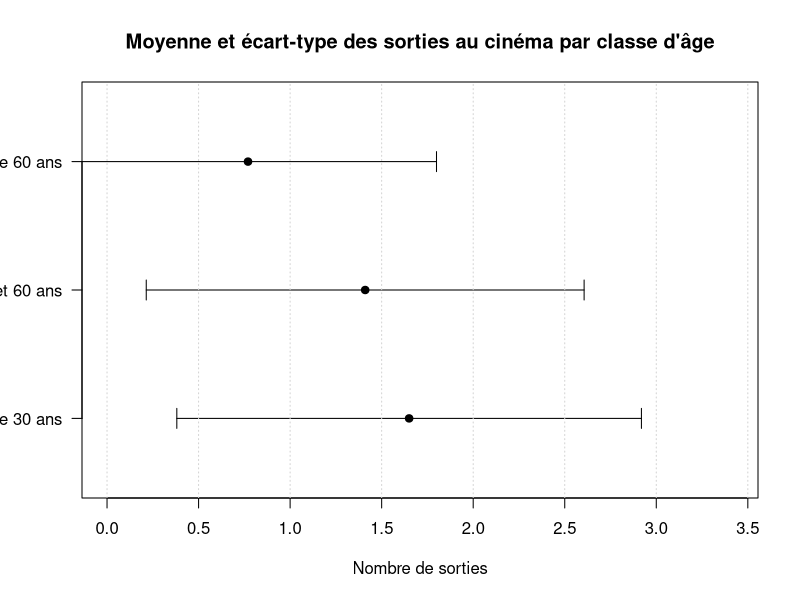

The R script that drew this image:
# https://github.com/BreizhHardware/TD-R/tree/main/TP_estimateurs

# Création du tableau de contingence
donnees <- matrix(
  c(33, 93, 55, 20, 16, 9,
    35, 77, 34, 13, 10, 4,
    81, 34, 25, 6, 2, 1),
  nrow = 3, byrow = TRUE
)

n <- length(donnees)

# Ajout des noms de lignes et colonnes
rownames(donnees) <- c("Moins de 30 ans", "Entre 30 et 60 ans", "Plus de 60 ans")
colnames(donnees) <- c("0", "1", "2", "3", "4", "5")

# 1. Pour chaque classe d'âge, donnez une esƟmaƟon sans biais du nombre moyen de sorƟe au
# cinéma ainsi que la variance correspondante.

# Fonction pour calculer la moyenne pondérée
moyenne_ponderee <- function(x, effectifs) {
  sum(x * effectifs) / sum(effectifs)
}

# Fonction pour calculer la variance non biaisée
variance_non_biaisee <- function(x, effectifs, moyenne) {
  n <- sum(effectifs)
  sum(effectifs * (x - moyenne)^2) / (n - 1)
}

# Valeurs possibles de sorties
sorties <- as.numeric(colnames(donnees))

# Calcul pour chaque classe d'âge
resultats <- data.frame(
  classe_age = rownames(donnees),
  effectif_total = rowSums(donnees),
  moyenne = NA,
  variance = NA
)

for (i in 1:nrow(donnees)) {
  moy <- moyenne_ponderee(sorties, donnees[i,])
  var <- variance_non_biaisee(sorties, donnees[i,], moy)
  resultats$moyenne[i] <- moy
  resultats$variance[i] <- var
}

# Affichage des résultats arrondis
resultats$moyenne <- round(resultats$moyenne, 2)
resultats$variance <- round(resultats$variance, 2)
print(resultats)

# 2. Représenter graphiquement les intervalles moyennes écart-type et commentés.

# Calcul des écarts-types
resultats$ecart_type <- sqrt(resultats$variance)

# Création du graphique
plot(resultats$moyenne,
     1:3,
     ylim = c(0.5, 3.5),
     xlim = c(0, max(resultats$moyenne + resultats$ecart_type) + 0.5),
     pch = 19,
     main = "Moyenne et écart-type des sorties au cinéma par classe d'âge",
     xlab = "Nombre de sorties",
     ylab = "",
     yaxt = "n")

# Ajout des noms des classes d'âge
axis(2, at = 1:3, labels = resultats$classe_age, las = 1)

# Ajout des intervalles moyenne ± écart-type
arrows(resultats$moyenne - resultats$ecart_type,
       1:3,
       resultats$moyenne + resultats$ecart_type,
       1:3,
       code = 3,
       angle = 90,
       length = 0.1)

# Ajout d'une grille verticale pour faciliter la lecture
grid(nx = NULL, ny = NA)